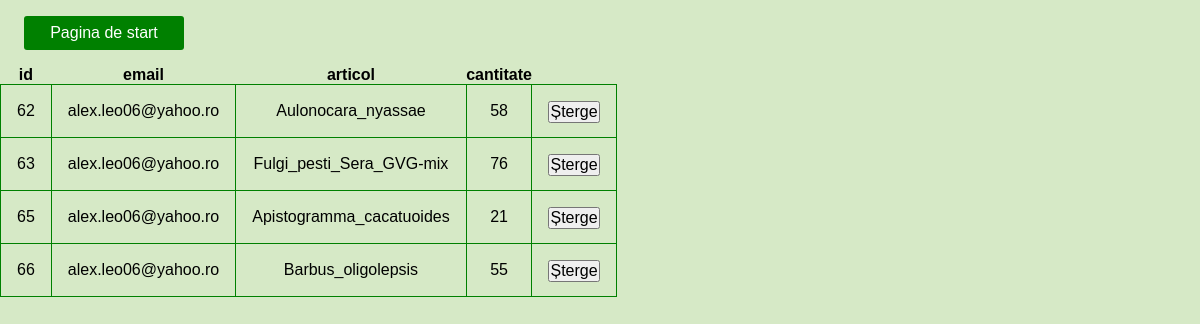
Page /comenzi.php (signed in) on the committed database.
### tables this page shows
CREATE TABLE `orders` (
  `id` int(10) UNSIGNED NOT NULL,
  `email` varchar(100) NOT NULL,
  `artName` varchar(100) NOT NULL,
  `quantity` varchar(100) NOT NULL
);

### comenzi.php (the view, shortened to what this page needs)
<!doctype html>
<html lang="ro">
    <head>
        <link rel="stylesheet" href="css/normalize.css">
        <link rel="stylesheet" href="css/style.css">
    </head>
    <body>
        <nav id="startpage" class="nav">
                <ul>
                    <li><a href="admin.php">Pagina de start</a></li>
                </ul>
        </nav>
        <?php
            $dbc= dbc();
            $query="SELECT * FROM orders ORDER BY id";
            $r=mysqli_query($dbc, $query);
            echo '<table>';
            echo '<tr>
                    <th>id</th>
                    <th>email</th>
                    <th>articol</th>
                    <th>cantitate</th>
                    <t></td>
                  </tr>';
            while($row= mysqli_fetch_array($r)){
                echo "<tr>
                        <td>$row[0]</td>
                        <td>$row[1]</td>
                        <td>$row[2]</td>
                        <td>$row[3]</td>
                        <td><form action=comenzi.php method=POST>
                                <input type=hidden name=$row[0] value='delete'>
                                <input class=itst type=submit value=Șterge>
                            </form>
                        </td>
                    </tr>";
            }
            echo '</table>';
        ?>
    </body>
</html>

### css/style.css (style rules this page uses)
body { background-color:#d6e9c6; min-height: 720px; }
* { margin:0; padding:0; }
li { border-radius: 3px; }
ul { margin-bottom: 1em; padding-left: 0.5em; }
.nav ul li { background-color: green; margin-bottom: 1em; width: 10em !important; text-align: center; list-style: none; }
input { vertical-align:text-bottom; }
.nav a { text-decoration: none; color:white; display: block; padding: 0.5em; }
#startpage { width: 8em; margin: 1em; }
td { border: 1px solid green; padding: 1em; text-align: center; }
table { white-space:normal; width:5em; }
a { color: black; }
.itst { margin-bottom: -0.19em; }

### rows in the picture
orders: id "62", email "alex.leo06@yahoo.ro", artName "Aulonocara_nyassae", quantity "58"
orders: id "63", email "alex.leo06@yahoo.ro", artName "Fulgi_pesti_Sera_GVG-mix", quantity "76"
orders: id "65", email "alex.leo06@yahoo.ro", artName "Apistogramma_cacatuoides", quantity "21"
orders: id "66", email "alex.leo06@yahoo.ro", artName "Barbus_oligolepsis", quantity "55"
